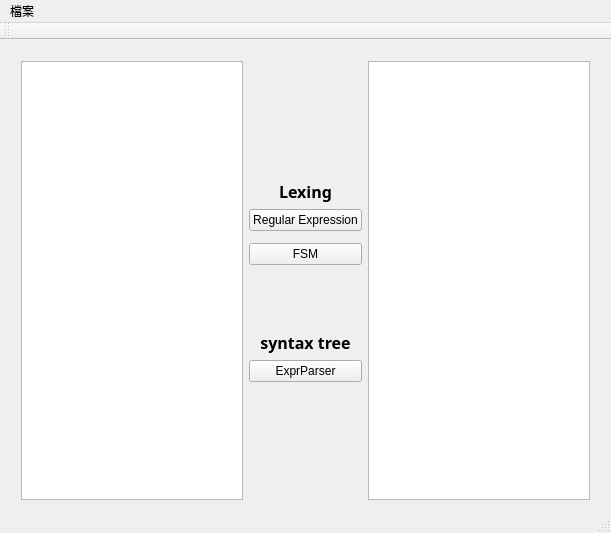
<?xml version="1.0" encoding="UTF-8"?>
<ui version="4.0">
 <class>MainWindow</class>
 <widget class="QMainWindow" name="MainWindow">
  <property name="geometry">
   <rect>
    <x>0</x>
    <y>0</y>
    <width>611</width>
    <height>533</height>
   </rect>
  </property>
  <property name="windowTitle">
   <string>MainWindow</string>
  </property>
  <widget class="QWidget" name="centralWidget">
   <widget class="QWidget" name="layoutWidget">
    <property name="geometry">
     <rect>
      <x>10</x>
      <y>10</y>
      <width>591</width>
      <height>461</height>
     </rect>
    </property>
    <layout class="QGridLayout" name="gridLayout">
     <item row="2" column="2">
      <widget class="QPushButton" name="Reg_Btn">
       <property name="enabled">
        <bool>true</bool>
       </property>
       <property name="text">
        <string>Regular Expression</string>
       </property>
      </widget>
     </item>
     <item row="0" column="0" rowspan="10">
      <widget class="QListWidget" name="srcText_listWidget"/>
     </item>
     <item row="9" column="2">
      <spacer name="verticalSpacer_2">
       <property name="orientation">
        <enum>Qt::Vertical</enum>
       </property>
       <property name="sizeType">
        <enum>QSizePolicy::Fixed</enum>
       </property>
       <property name="sizeHint" stdset="0">
        <size>
         <width>72</width>
         <height>150</height>
        </size>
       </property>
      </spacer>
     </item>
     <item row="5" column="2">
      <spacer name="horizontalSpacer">
       <property name="orientation">
        <enum>Qt::Horizontal</enum>
       </property>
       <property name="sizeHint" stdset="0">
        <size>
         <width>68</width>
         <height>48</height>
        </size>
       </property>
      </spacer>
     </item>
     <item row="0" column="2">
      <spacer name="verticalSpacer">
       <property name="orientation">
        <enum>Qt::Vertical</enum>
       </property>
       <property name="sizeType">
        <enum>QSizePolicy::Fixed</enum>
       </property>
       <property name="sizeHint" stdset="0">
        <size>
         <width>72</width>
         <height>150</height>
        </size>
       </property>
      </spacer>
     </item>
     <item row="8" column="2">
      <widget class="QPushButton" name="pushButton">
       <property name="text">
        <string>ExprParser</string>
       </property>
      </widget>
     </item>
     <item row="4" column="2">
      <widget class="QPushButton" name="FSM_Btn">
       <property name="sizePolicy">
        <sizepolicy hsizetype="Minimum" vsizetype="Fixed">
         <horstretch>0</horstretch>
         <verstretch>0</verstretch>
        </sizepolicy>
       </property>
       <property name="text">
        <string>FSM</string>
       </property>
      </widget>
     </item>
     <item row="1" column="2">
      <widget class="QLabel" name="label">
       <property name="font">
        <font>
         <family>Aharoni</family>
         <pointsize>12</pointsize>
         <weight>75</weight>
         <bold>true</bold>
        </font>
       </property>
       <property name="text">
        <string>Lexing</string>
       </property>
       <property name="alignment">
        <set>Qt::AlignCenter</set>
       </property>
      </widget>
     </item>
     <item row="7" column="2">
      <widget class="QLabel" name="label_2">
       <property name="font">
        <font>
         <family>Aharoni</family>
         <pointsize>12</pointsize>
         <weight>75</weight>
         <bold>true</bold>
        </font>
       </property>
       <property name="text">
        <string>syntax tree</string>
       </property>
       <property name="alignment">
        <set>Qt::AlignCenter</set>
       </property>
      </widget>
     </item>
     <item row="0" column="3" rowspan="10">
      <widget class="QListWidget" name="LexingText_listWidget">
       <property name="autoScrollMargin">
        <number>40</number>
       </property>
      </widget>
     </item>
    </layout>
   </widget>
  </widget>
  <widget class="QMenuBar" name="menuBar">
   <property name="geometry">
    <rect>
     <x>0</x>
     <y>0</y>
     <width>611</width>
     <height>22</height>
    </rect>
   </property>
   <widget class="QMenu" name="menu">
    <property name="title">
     <string>檔案</string>
    </property>
    <addaction name="action_openFile"/>
   </widget>
   <addaction name="menu"/>
  </widget>
  <widget class="QStatusBar" name="statusBar"/>
  <widget class="QToolBar" name="mainToolBar">
   <attribute name="toolBarArea">
    <enum>TopToolBarArea</enum>
   </attribute>
   <attribute name="toolBarBreak">
    <bool>false</bool>
   </attribute>
  </widget>
  <action name="action_openFile">
   <property name="text">
    <string>開啟檔案</string>
   </property>
  </action>
 </widget>
 <layoutdefault spacing="6" margin="11"/>
 <resources/>
 <connections/>
</ui>
